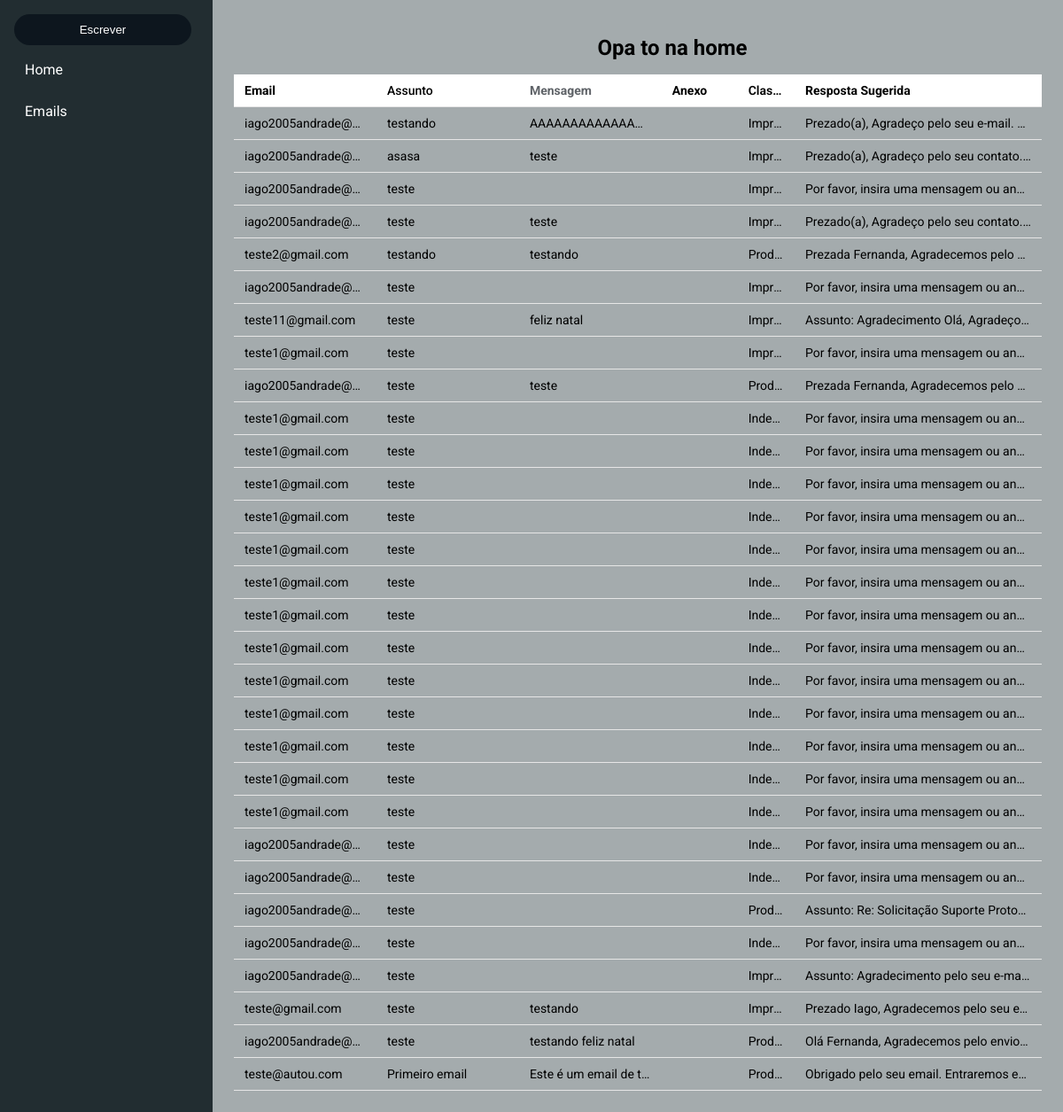
Before: / with the older database file.
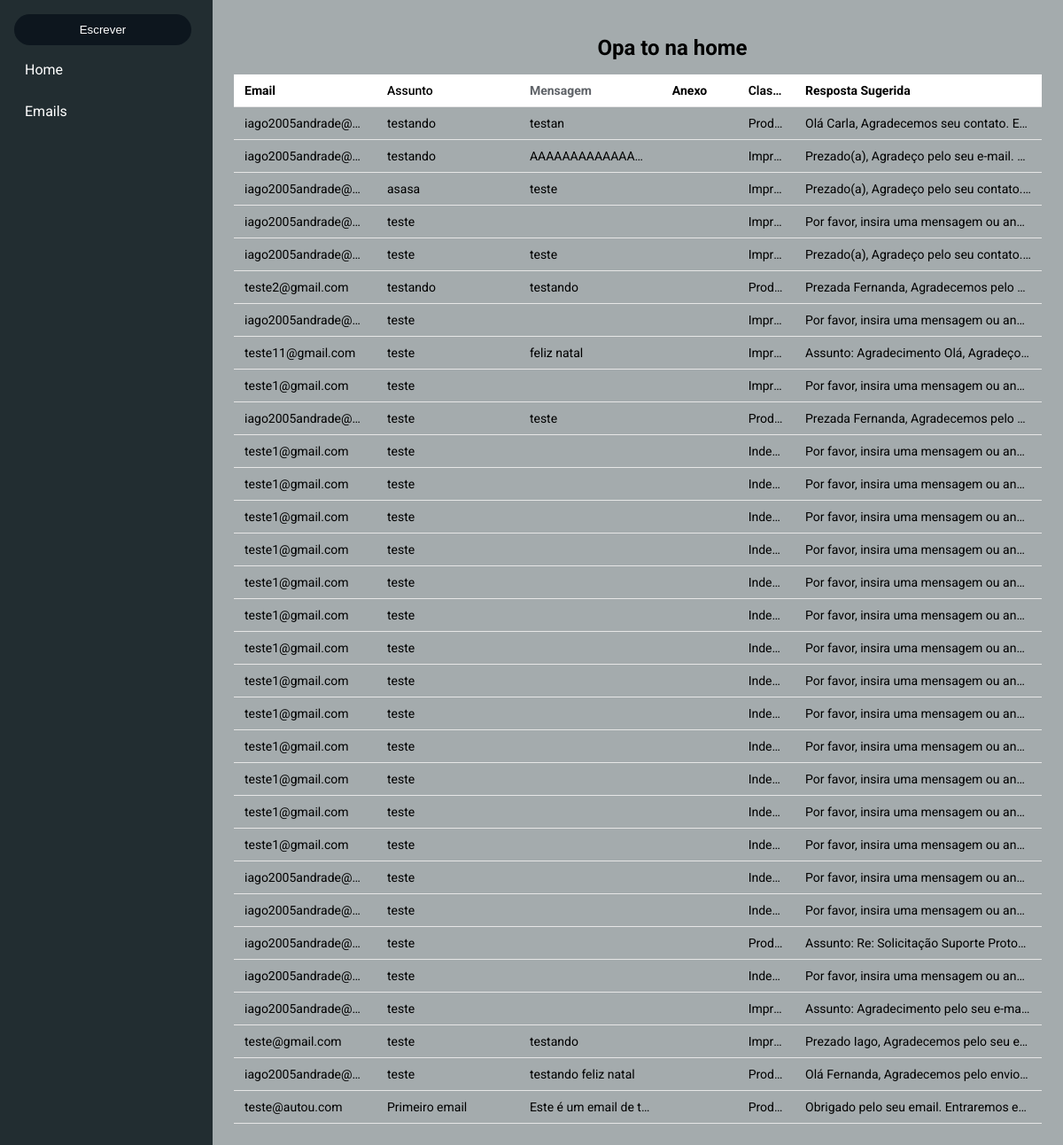
After: the same page with the newer database file.
### models.py (models this page shows)
class EmailTable(db.Model):
    __tablename__ = "emails"
    id = db.Column(db.Integer, primary_key=True)
    email = db.Column(db.String(255), nullable=False)
    assunto = db.Column(db.String(255), nullable=False)
    mensagem = db.Column(db.Text, nullable=False)
    classificacao = db.Column(db.String(50), nullable=False)
    resposta_sugerida = db.Column(db.Text, nullable=True)
    anexo_pdf = db.Column(db.String(512), nullable=True)
    data_hora = db.Column(
        db.DateTime,
        default=lambda: datetime.now(ZoneInfo("America/Sao_Paulo")) #uso de lambda para chamar a função no momento da criação do objeto
    )

### blueprints/page.py (the view)
@page.route('/', methods=["GET","POST"])
def home():
    if request.method == "POST":
        email    = request.form.get("email")
        assunto  = request.form.get("assunto")
        mensagem = request.form.get("mensagem")
        arquivo = request.files.get("anexo")
        nome_arquivo = None
        if mensagem is None or mensagem.strip() == "" and (arquivo is None or arquivo.filename == ""):
            resposta_sugerida = "Por favor, insira uma mensagem ou anexe um arquivo."
            classificacao = "Improdutivo"
        elif arquivo and arquivo.filename:
            if not _ext_ok(arquivo.filename):
                return jsonify(message="Extensão não permitida (use .pdf ou .txt)."), 400
            ext = arquivo.filename.rsplit(".", 1)[1].lower() # Pega a extensão do arquivo
            identificador = f"{uuid.uuid4().hex}.{ext}" # Gera um nome único para o arquivo e adiciona a extensão
            dest = os.path.join(current_app.config["UPLOAD_FOLDER"], identificador) # Define o caminho completo
            arquivo.save(dest)
            if ext == "txt":
                extracao = extracao_texto_txt(dest)
            elif ext == "pdf":
                extracao = extracao_texto_pdf(dest)
            else:
                extracao = ""
            nome_arquivo = identificador
            texto = (mensagem or "") + (extracao or "")
            classificacao = classificador_email(processar_lemma(texto))
            resposta_sugerida = sugerir_resposta(processar_lemma(texto) or "", classificacao)
        else:
            classificacao = classificador_email(processar_lemma(mensagem or ""))
            resposta_sugerida = sugerir_resposta(processar_lemma(mensagem) or "", classificacao)
        row = EmailTable(
            email=email,
            assunto=assunto,
            mensagem= mensagem or "",
            classificacao=classificacao,
            anexo_pdf=nome_arquivo,
            resposta_sugerida=resposta_sugerida
        )
        db.session.add(row)
        db.session.commit()
        return jsonify(message=f"Email registrado com sucesso! Classificação: {classificacao}"), 200
    else:
        emails = EmailTable.query.order_by(EmailTable.data_hora.desc()).all()
        return render_template("home.html", emails=emails)

### templates/home.html
{% extends 'base.html' %}
{% block body %}
    <h1>Opa to na home</h1>
     <table class="inbox">
        <thead>
          <tr>
            <th class="col-email">Email</th>
            <th class="col-assunto">Assunto</th>
            <th class="col-mensagem">Mensagem</th>
            <th class="col-anexo">Anexo</th>
            <th class="col-class">Classificação</th>
            <th class="col-resp">Resposta Sugerida</th>
          </tr>
        </thead>
        {% for email in emails %}
        <tr>
            <td>{{ email["email"] }}</td>
            <td>{{ email["assunto"] }}</td>
            <td>{{ email["mensagem"] }}</td>
            <td>{{ email["anexo"] }}</td>
            <td>{{ email["classificacao"] }}</td>
            <td>{{ email["resposta_sugerida"] }}</td>
        </tr>
        {% endfor %}
    </table>
{% endblock %}

### templates/base.html (shortened to what this page needs)
<!DOCTYPE html>
<html lang="en">
<head>
  <link rel="stylesheet" href="{{ url_for('static', filename='css/style.css') }}">
</head>
<body>
  <aside class="menu">
    <nav class="nav">
    <button class="botao_mensagem" id="botao_mensagem"> Escrever </button>
    <a class="nav-item" href="{{ url_for('page.home') }}">Home</a>
    <a class="nav-item" href="{{ url_for('page.lista_email') }}">Emails</a>
    </nav>
  </aside>
  <main id="conteudo">
    {% block body %}
    {% endblock %}
  </main>
</body>
</html>

### static/css/style.css (style rules this page uses)
:root { --sidebar-w: 240px; --bg: #a4abad; --menu-bg: #222D31; --link: #ffffff; }
* { box-sizing: border-box; }
html, body { height: 100%; }
body { margin: 0; background-color: var(--bg); font-family: 'Roboto', Arial, sans-serif; }
.menu { position: fixed; top: 0; left: 0; bottom: 0; width: var(--sidebar-w); background-color: var(--menu-bg); padding: 16px; display: flex; }
.nav { display: flex; flex-direction: column; gap: 8px; width: 100%; margin: 0; padding: 0; }
.nav-item { display: block; padding: 10px 12px; color: var(--link); text-decoration: none; }
#conteudo { margin-left: var(--sidebar-w); min-height: 100vh; padding: 24px; }
table.inbox { width: 100%; border-collapse: collapse; table-layout: fixed; font-size: 14px; }
th, td { padding: 10px 12px; text-overflow: ellipsis; overflow: hidden; white-space: nowrap; }
th { background: #fff; border-bottom: 1px solid #e6e6e6; text-align: left; }
tr { border-bottom: 1px solid #e6e6e6; }
.col-email { width: 15%; }
.col-assunto { width: 15%; font-weight: 500; }
.col-mensagem { width: 15%; color: #5f6368; }
.col-anexo { width: 8%; }
.col-class { width: 6%; font-weight: 600; }
.col-resp { width: 26%; }
h1 { font-size: 24px; margin-bottom: 16px; margin-left: 45%; }
#botao_mensagem { background-color: #0d161e; border: none; color: white; cursor: pointer; padding: 10px 15px; border-radius: 20px; width: 200px; }

Changed rows visible on the page:
added EmailTable: email "iago2005andrade@…", assunto "testando", mensagem "testan", classificacao "Prod…", resposta_sugerida "Olá Carla, Agradecemos seu contato. E…"
